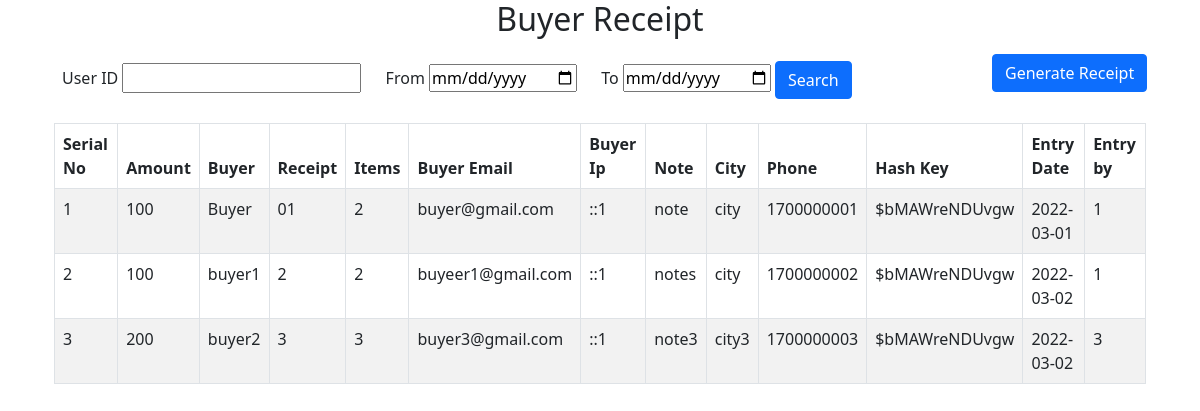
The page / on the database its author committed.
### tables this page shows
CREATE TABLE `buyers` (
  `id` bigint(20) NOT NULL,
  `amount` int(10) NOT NULL,
  `buyer` varchar(255) NOT NULL,
  `receipt_id` varchar(255) NOT NULL,
  `items` varchar(255) NOT NULL,
  `buyer_email` varchar(50) NOT NULL,
  `buyer_ip` varchar(20) NOT NULL,
  `note` text NOT NULL,
  `city` varchar(20) NOT NULL,
  `phone` varchar(20) NOT NULL,
  `hash_key` varchar(255) NOT NULL,
  `entry_at` date NOT NULL,
  `entry_by` int(10) NOT NULL
);

### app/controller/DatabaseConnection.php (called while the page is built, shortened)
<?php
class DatabaseConnection {
    private $host = 'localhost';
    private $user = 'root';
    private $password = 'root';
    private $database = 'form-submission';
    private $connection;
    public function __construct(){
        $this->connection = $this->databaseConnection();
    }
    public function allDataQuery($query) {
        $result = $this->connection->query($query);
        if ($result->num_rows > 0) {
            while($row = $result->fetch_assoc()) {
                $resultset[] = $row;
            }
        }
        return $resultset;
    }
    public function databaseConnection(){
        $connection = mysqli_connect($this->host, $this->user, $this->password, $this->database);
        return $connection;
    }
}

### app/model/Buyer.php (called while the page is built, shortened)
<?php
require_once('app/controller/DatabaseConnection.php');
class Buyer {
    private $dbHandle;
    public function __construct(){
        $this->dbHandle = new DatabaseConnection();
    }
    public function index(){
        $sql = "SELECT * FROM buyers ORDER BY id";
        $result = $this->dbHandle->allDataQuery($sql);
        return $result;
    }
}

### view/buyer/index.php (the view, shortened to what this page needs)
<?php require_once "view/header.php"; ?>
    <div class="container">
        <div class="row">
            <div class="col-10">
                <div>
                    <form action="" method="get">
                            <label style="padding-top: 20px; margin-left: 20px;">User ID</label>
                            <input type="text" name="entry_by" id="entry_by" class="demoInputBox">
                            <label style="padding-top: 20px;padding-left:20px;">From</label>
                            <input type="date" name="from_date" id="from_date" class="demoInputBox">
                            <label style="padding-top: 20px; margin-left: 20px;">To</label>
                            <input type="date" name="to_date" id="to_date" class="demoInputBox">
                            <input type="submit" name="search" id="btnSearch" value="Search" class="btn btn-primary" />
                    </form>
                </div>
            </div>
            <div class="col-2">
                <div class="mt-2">
                    <a id="btnAddAction" href="index.php?action=buyer-add" class="btn btn-primary">Generate Receipt</a>
                </div>
            </div>
        </div>
    </div>
    <div class="container p-4">
        <table class="table table-hover table-striped table-bordered">
            <thead>
                <tr>
                    <th scope="col">Serial No</th>
                    <th scope="col">Amount</th>
                    <th scope="col">Buyer</th>
                    <th scope="col">Receipt</th>
                    <th scope="col">Items</th>
                    <th scope="col">Buyer Email</th>
                    <th scope="col">Buyer Ip</th>
                    <th scope="col">Note</th>
                    <th scope="col">City</th>
                    <th scope="col">Phone</th>
                    <th scope="col">Hash Key</th>
                    <th scope="col">Entry Date</th>
                    <th scope="col">Entry by</th>
                </tr>
            </thead>
            <tbody>
                <?php
                    $i = 1;
                    if (! empty($result)) {
                        foreach ($result as $k => $v) {
                ?>
                    <tr>
                        <td><?php echo $i++; ?></td>
                        <td><?php echo $result[$k]["amount"]; ?></td>
                        <td><?php echo $result[$k]["buyer"]; ?></td>
                        <td><?php echo $result[$k]["receipt_id"]; ?></td>
                        <td><?php echo $result[$k]["items"]; ?></td>
                        <td><?php echo $result[$k]["buyer_email"]; ?></td>
                        <td><?php echo $result[$k]["buyer_ip"]; ?></td>
                        <td><?php echo $result[$k]["note"]; ?></td>
                        <td><?php echo $result[$k]["city"]; ?></td>
                        <td><?php echo $result[$k]["phone"]; ?></td>
                        <td><?php echo $result[$k]["hash_key"]; ?></td>
                        <td><?php echo $result[$k]["entry_at"]; ?></td>
                        <td><?php echo $result[$k]["entry_by"]; ?></td>
                    </tr>
                    <?php
                        }
                    }
                    ?>
        </table>
    </div>
</body>
</html>

### index.php (shortened to what this page needs)
<?php
require_once('app/model/Buyer.php');
$action = "";
switch($action){
    default:
            $buyer = new Buyer();
            if(isset($_GET['search'])){
                $validation = new Validation();
                $validity = $validation->searchValidator($_GET);
                if($validity['resp_code'] == 0){
                    $result = $buyer->search($_GET);
                }
            }else{
                $result = $buyer->index();
            }
            require_once('view/buyer/index.php');
    break;
}

### view/header.php (shortened to what this page needs)
<!DOCTYPE html>
<html lang="en">
<head>
    <link href="https://cdn.jsdelivr.net/npm/bootstrap@5.0.2/dist/css/bootstrap.min.css" rel="stylesheet">
    <link href="view/css/style.css" type="text/css" rel="stylesheet" />
</head>
<body>
    <div class="title">
        <h2>Buyer Receipt</h2>
    </div>

### view/css/style.css (style rules this page uses)
.title { text-align: center; }

### rows shown on the page
buyers: amount "100", buyer "Buyer", receipt "01", items "2", buyer_email "buyer@gmail.com", buyer_ip "::1", note "note", city "city", phone "1700000001", hash_key "$bMAWreNDUvgw", entry_at "2022-03-01", entry_by "1"
buyers: amount "100", buyer "buyer1", receipt "2", items "2", buyer_email "buyeer1@gmail.com", buyer_ip "::1", note "notes", city "city", phone "1700000002", hash_key "$bMAWreNDUvgw", entry_at "2022-03-02", entry_by "1"
buyers: amount "200", buyer "buyer2", receipt "3", items "3", buyer_email "buyer3@gmail.com", buyer_ip "::1", note "note3", city "city3", phone "1700000003", hash_key "$bMAWreNDUvgw", entry_at "2022-03-02", entry_by "3"
